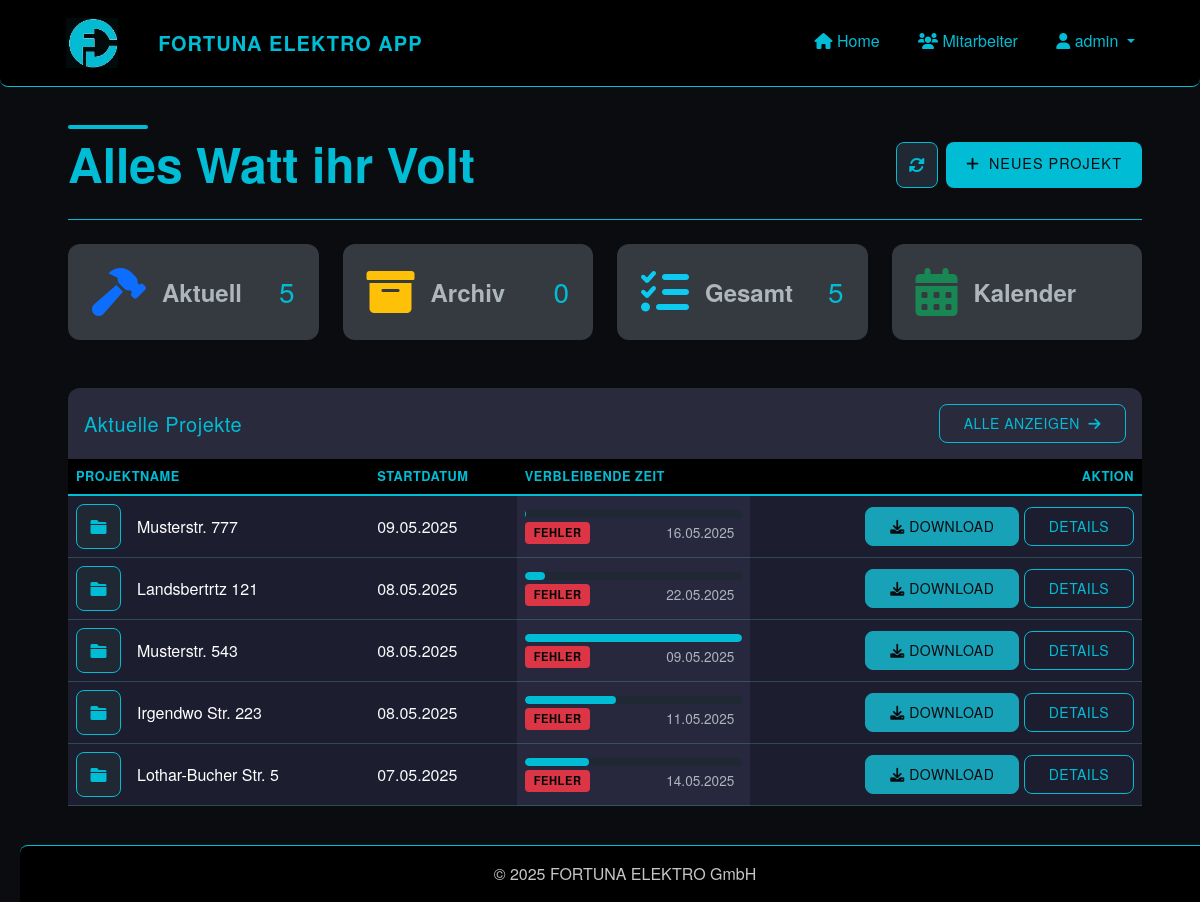
Screenshot of / (signed in) with the database file from the repository.
### app/models/user.py (models this page shows, shortened)
class User(UserMixin, db.Model):
    id = db.Column(db.Integer, primary_key=True)
    username = db.Column(db.String(64), unique=True, nullable=False)
    password_hash = db.Column(db.String(128), nullable=False)
    role = db.Column(db.String(20), nullable=False, default='installateur')  # 'admin' oder 'installateur'
    is_active = db.Column(db.Boolean, default=True)
    created_at = db.Column(db.DateTime, default=datetime.utcnow)
    projects = db.relationship('Project', backref='creator', lazy='dynamic')
    files = db.relationship('File', backref='uploader', lazy='dynamic')
    timesheets = db.relationship('Timesheet', backref='employee', lazy='dynamic')
    def is_admin(self):
        return self.role == 'admin'

### app/models/project.py (models this page shows, shortened)
class Project(db.Model):
    id = db.Column(db.Integer, primary_key=True)
    name = db.Column(db.String(128), nullable=False)  # Adresse als Projektname
    description = db.Column(db.Text)
    start_date = db.Column(db.DateTime, default=datetime.utcnow)
    end_date = db.Column(db.DateTime)
    status = db.Column(db.String(20), default='in_bearbeitung')  # 'in_bearbeitung', 'abgeschlossen', 'archiviert'
    creator_id = db.Column(db.Integer, db.ForeignKey('user.id'))
    files = db.relationship('File', backref='project', lazy='dynamic', cascade='all, delete-orphan')
    timesheets = db.relationship('Timesheet', backref='project', lazy='dynamic', cascade='all, delete-orphan')
    def get_progress_percentage(self):
        if not self.end_date:
            return 0
        now = datetime.now()
        total_duration = (self.end_date - self.start_date).total_seconds()
        elapsed_time = (now - self.start_date).total_seconds()
        if elapsed_time >= total_duration:
            return 100
        progress = (elapsed_time / total_duration) * 100
        return round(progress, 1)  # Auf eine Dezimalstelle runden

### app/routes/dashboard.py (the view)
@dashboard.route('/')
@login_required
def index():
    in_progress = Project.query.filter_by(status='in_bearbeitung').order_by(Project.start_date.desc()).all()
    archived = Project.query.filter_by(status='archiviert').order_by(Project.start_date.desc()).all()
    now = datetime.now()
    return render_template(
        'dashboard/index.html',
        title='Dashboard',
        in_progress=in_progress,
        archived=archived,
        now=now  # Add this line to pass the current datetime
    )

### app/models/user.py (called while the page is built)
@login_manager.user_loader
def load_user(id):
    return User.query.get(int(id))

### app/templates/dashboard/index.html (shortened to what this page needs)
{% extends "base.html" %}
{% block content %}
<link rel="stylesheet" href="{{ url_for('static', filename='css/index_style.css') }}">
<link rel="stylesheet" href="{{ url_for('static', filename='css/projects_view.css') }}">
<link href="https://cdnjs.cloudflare.com/ajax/libs/font-awesome/6.0.0/css/all.min.css" rel="stylesheet">
<div class="container-fluid py-4">
    <div class="d-flex flex-column flex-md-row justify-content-between align-items-start align-items-md-center mb-4 gap-3">
        <div class="position-relative">
            <div class="dashboard-heading-decoration"></div>
            <h4 class="fw-bold mb-1 display-5 position-relative">Alles Watt ihr Volt</h4>
        </div>
        <div class="d-flex">
            <a href="{{ url_for('dashboard.index') }}" class="btn btn-light me-2 btn-refresh" aria-label="Aktualisieren">
                <i class="fas fa-sync-alt"></i>
            </a>
            <a href="{{ url_for('projects.new_project') }}" class="btn btn-gradient">
                <i class="fas fa-plus me-1"></i> Neues Projekt
            </a>
        </div>
    </div>
<div class="row g-4 mb-5">
    <div class="col-12 col-sm-6 col-lg-3">
        <div class="card h-100 border-0 shadow-hover stat-card custom-stat-card" data-bs-toggle="modal" data-bs-target="#projectsModal" data-tab-target="in-progress-tab">
            <div class="card-body p-4">
                <div class="d-flex align-items-center justify-content-between">
                    <div class="d-flex align-items-center gap-3">
                        <i class="fas fa-hammer fa-3x text-primary"></i>
                        <span class="text-muted fw-bold fs-4">Aktuell</span>
                    </div>
                    <h3 class="mb-0">{{ in_progress|length }}</h3>
                </div>
            </div>
        </div>
    </div>
    <div class="col-12 col-sm-6 col-lg-3">
        <div class="card h-100 border-0 shadow-hover stat-card custom-stat-card" data-bs-toggle="modal" data-bs-target="#projectsModal" data-tab-target="archived-tab">
            <div class="card-body p-4">
                <div class="d-flex align-items-center justify-content-between">
                    <div class="d-flex align-items-center gap-3">
                        <i class="fas fa-archive fa-3x text-warning"></i>
                        <span class="text-muted fw-bold fs-4">Archiv</span>
                    </div>
                    <h3 class="mb-0">{{ archived|length }}</h3>
                </div>
            </div>
        </div>
    </div>
    <div class="col-12 col-sm-6 col-lg-3">
        <div class="card h-100 border-0 shadow-hover stat-card custom-stat-card" data-bs-toggle="modal" data-bs-target="#projectsModal" data-tab-target="all-tab">
            <div class="card-body p-4">
                <div class="d-flex align-items-center justify-content-between">
                    <div class="d-flex align-items-center gap-3">
                        <i class="fas fa-tasks fa-3x text-info"></i>
                        <span class="text-muted fw-bold fs-4">Gesamt</span>
                    </div>
                    <h3 class="mb-0">{{ (in_progress|length) + (completed|length) + (archived|length) }}</h3>
                </div>
            </div>
        </div>
    </div>
    <div class="col-12 col-sm-6 col-lg-3">
        <div class="card h-100 border-0 shadow-hover stat-card custom-stat-card" data-bs-toggle="modal" data-bs-target="#projectsModal" data-tab-target="calendar-tab">
            <div class="card-body p-4">
                <div class="d-flex align-items-center justify-content-between">
                    <div class="d-flex align-items-center gap-3">
                        <i class="fas fa-calendar-alt fa-3x text-success"></i>
                        <span class="text-muted fw-bold fs-4">Kalender</span>
                    </div>
                </div>
            </div>
        </div>
    </div>
</div>
<div class="row mb-4">
    <div class="col-12">
        <div class="card border-0 shadow-hover aktuelle-projekte">
            <div class="card-header border-0 py-3">
                <div class="d-flex justify-content-between align-items-center">
                    <h5 class="mb-0">Aktuelle Projekte</h5>
                    <button class="btn btn-sm btn-outline-primary" data-bs-toggle="modal" data-bs-target="#projectsModal">
                        Alle anzeigen <i class="fas fa-arrow-right ms-1"></i>
                    </button>
                </div>
            </div>
            <div class="card-body p-0">
                {% if in_progress %}
                <div class="table-responsive">
                    <table class="table table-hover align-middle mb-0">
                        <thead>
                            <tr>
                                <th>Projektname</th>
                                <th class="d-none d-md-table-cell">Startdatum</th>
                                <th class="d-none d-lg-table-cell">Verbleibende Zeit</th>
                                <th class="text-end">Aktion</th>
                            </tr>
                        </thead>
                        <tbody>
                            {% for project in in_progress[:5] %}
                                <tr>
                                    <td style="background-color: #1d1d30">
                                        <div class="d-flex align-items-center">
                                            <div class="project-icon me-3">
                                                <i class="fas fa-folder" style="color: var(--accent);"></i>
                                            </div>
                                            <div>
                                                <h6 class="mb-0" style="color: white;">{{ project.name }}</h6>
                                            </div>
                                        </div>
                                    </td>
                                    <td class="d-none d-md-table-cell text-light" style="background-color: #1d1d30">{{ project.start_date.strftime('%d.%m.%Y') }}</td>
<td class="d-none d-lg-table-cell" style="background-color: #27273d">
    {% if project.end_date %}
        <div class="progress-container">
            <div class="progress-wrapper">
                <div class="progress" style="height: 8px; background-color: var(--primary-light);">
                    <div class="progress-bar" id="progress-bar-{{ project.id }}" role="progressbar"
                        style="width: {{ project.get_progress_percentage() }}%; background-color: var(--accent);"
                        aria-valuenow="{{ project.get_progress_percentage() }}" aria-valuemin="0" aria-valuemax="100">
                    </div>
                </div>
                <div class="date-time-container">
                    <span id="countdown-timer" class="badge bg-info" style="color: #000 !important; font-weight: bold;">
                    </span>
                    <span class="end-date date-text text-muted">{{ project.end_date.strftime('%d.%m.%Y') }}
                    </span>
                </div>
            </div>
        </div>
    {% endif %}
</td>
                                    <td class="text-end" style="background-color:#1d1d30">
                                        <a href="{{ url_for('files.download_project', project_id=project.id) }}" class="btn btn-sm btn-primary">
                                            <i class="fas fa-download"></i> Download
                                        </a>
                                        <a href="{{ url_for('projects.view_project', project_id=project.id) }}" class="btn btn-sm btn-outline-primary">
                                            Details
                                        </a>
                                    </td>
                                </tr>
                            {% endfor %}
                        </tbody>
                    </table>
                </div>
                {% endif %}
            </div>
        </div>
    </div>
</div>
                        {% set all_projects = in_progress + archived %}
{% endblock %}

### app/templates/base.html (shortened to what this page needs)
<!DOCTYPE html>
<html lang="de">
<head>
    <link href="https://cdn.jsdelivr.net/npm/bootstrap@5.3.0/dist/css/bootstrap.min.css" rel="stylesheet">
    <link rel="stylesheet" href="https://cdn.jsdelivr.net/npm/bootstrap-icons@1.11.1/font/bootstrap-icons.css">
    <link rel="stylesheet" href="https://cdnjs.cloudflare.com/ajax/libs/font-awesome/6.0.0/css/all.min.css">
    <link rel="stylesheet" href="{{ url_for('static', filename='css/base.css') }}">
</head>
<body>
<nav class="navbar navbar-expand-lg navbar-dark mb-4">
    <div class="container position-relative">
        <a class="navbar-brand d-flex align-items-center" href="{{ url_for('dashboard.index') }}">
            <img src="{{ url_for('static', filename='img/logo.jpg') }}" alt="Fortuna Elektro Logo"
                 style="height: 50px; width: auto; max-height: 90%; margin-right: 40px; margin-left: 30px;">
            <span style="color: var(--accent)">FORTUNA ELEKTRO APP</span>
        </a>
        <div class="collapse navbar-collapse" id="navbarNav">
            <ul class="navbar-nav ms-auto">
                {% if current_user.is_authenticated %}
                    <li class="nav-item">
                        <a class="nav-link" href="{{ url_for('dashboard.index') }}">
                            <i class="fas fa-home"></i> Home
                        </a>
                    </li>
                    {% if current_user.is_admin() %}
                        <li class="nav-item">
                            <a class="nav-link" href="{{ url_for('admin.list_users') }}">
                                <i class="fas fa-users"></i> Mitarbeiter
                            </a>
                        </li>
                    {% endif %}
                    <li class="nav-item dropdown">
                        <a class="nav-link dropdown-toggle" href="#" role="button" data-bs-toggle="dropdown">
                            <i class="fas fa-user"></i> {{ current_user.username }}
                        </a>
                    </li>
                {% else %}
                    <li class="nav-item">
                        <a class="nav-link" href="{{ url_for('auth.login') }}">
                            <i class="fas fa-sign-in-alt"></i> Anmelden
                        </a>
                    </li>
                {% endif %}
            </ul>
        </div>
    </div>
</nav>
    <div class="container mb-5">
        {% block content %}{% endblock %}
    </div>
    <footer class="footer mt-auto py-3">
        <div class="container text-center">
            <span class="text-muted">&copy; 2025 FORTUNA ELEKTRO GmbH</span>
        </div>
    </footer>
</body>
</html>

### app/static/css/base.css (style rules this page uses)
:root { --primary: #0B0C10; --primary-light: #1F2833; --primary-dark: #000000; --accent: #66FCF1; --accent-light: #45A29E; --success: #45A29E; --danger: #FF3B3B; --warning: #FF8F00; --info: #66FCF1; --light-bg: #1F2833; --card-bg: #0B0C10; --text-dark: #FFFFFF; --text-muted: #C5C6C7; --border-radius-sm: 4px; --border-radius-md: 8px; --border-radius-lg: 12px; }
body { background-color: var(--primary); color: var(--text-white); min-height: 100vh; display: flex; flex-direction: column; max-width: 100%; overflow-x: hidden; }
.navbar { background-color: var(--primary-dark) !important; border-bottom: 1px solid var(--accent); padding: 0.8rem 1rem; border-radius: 0 0 var(--border-radius-md) var(--border-radius-md); }
.navbar-brand { color: var(--accent) !important; font-weight: 700; letter-spacing: 1px; display: flex; align-items: center; padding-left: 0 !important; }
.navbar-brand img { margin-right: 10px; height: 50px; width: auto; max-height: 90%; }
.nav-link { color: var(--accent) !important; position: relative; padding: 0.8rem 1.2rem !important; border-bottom: 3px solid transparent; transition: all 0.3s ease; border-radius: var(--border-radius-sm); }
.container { flex: 1; width: 100%; padding-left: 15px; padding-right: 15px; margin-left: auto; margin-right: auto; }
.footer { position: fixed; bottom: 0; width: 100%; background-color: var(--primary-dark); border-top: 1px solid var(--accent); padding: 1rem 0; border-radius: var(--border-radius-md) var(--border-radius-md) 0 0; }
.footer .text-muted { color: var(--text-muted) !important; }
::placeholder { color: var(--accent-light) !important; opacity: 0.8 !important; }
.btn { border-radius: var(--border-radius-md); padding: 0.5rem 1.5rem; transition: all 0.3s ease; text-transform: uppercase; letter-spacing: 0.5px; font-weight: 500; }
.btn-primary { background-color: var(--accent); border-color: var(--accent); color: var(--primary); }
.card { background-color: var(--primary-light); border: 1px solid var(--accent); border-radius: var(--border-radius-lg); }
.card-header { background-color: rgba(102, 252, 241, 0.1); border-bottom: 1px solid var(--accent); font-weight: 600; letter-spacing: 0.5px; color: var(--accent); border-radius: var(--border-radius-lg) var(--border-radius-lg) 0 0; }
.card-body, .card-body p, .card-body label, .card-body .form-text, .card-body small { color: #66d9ff !important; }
.table { color: var(--accent); }
.table thead th { background-color: var(--primary-dark); color: var(--accent); border-bottom: 2px solid var(--accent); text-transform: uppercase; letter-spacing: 0.5px; font-size: 0.9rem; font-weight: 600; }
.table tbody tr { border-bottom: 1px solid rgba(102, 252, 241, 0.2); }

### app/static/css/projects_view.css (style rules this page uses)
.card { transition: transform 0.2s, box-shadow 0.2s; background-color: #343a40; color: #f8f9fa; }
.card-header { border-radius: 0.25rem 0.25rem 0 0; }
.btn-primary { background-color: #17a2b8; border-color: #17a2b8; }
.text-muted { color: #adb5bd !important; }
.card-body, .card-body p, .card-body label, .card-body .form-text, .card-body small,.form-select { color: #66d9ff !important; }

### rows the page displays
User: username "admin"
Project: name "Musterstr. 777", start_date "09.05.2025", end_date "16.05.2025"
Project: name "Landsbertrtz 121", start_date "08.05.2025", end_date "22.05.2025"
Project: name "Musterstr. 543", start_date "08.05.2025", end_date "09.05.2025"
Project: name "Irgendwo Str. 223", start_date "08.05.2025", end_date "11.05.2025"
Project: name "Lothar-Bucher Str. 5", start_date "07.05.2025", end_date "14.05.2025"

### other values shown
{{ in_progress|length }} "5"
{{ archived|length }} "0"
{{ (in_progress|length) + (completed|length) + (archived|length) }} "5"
